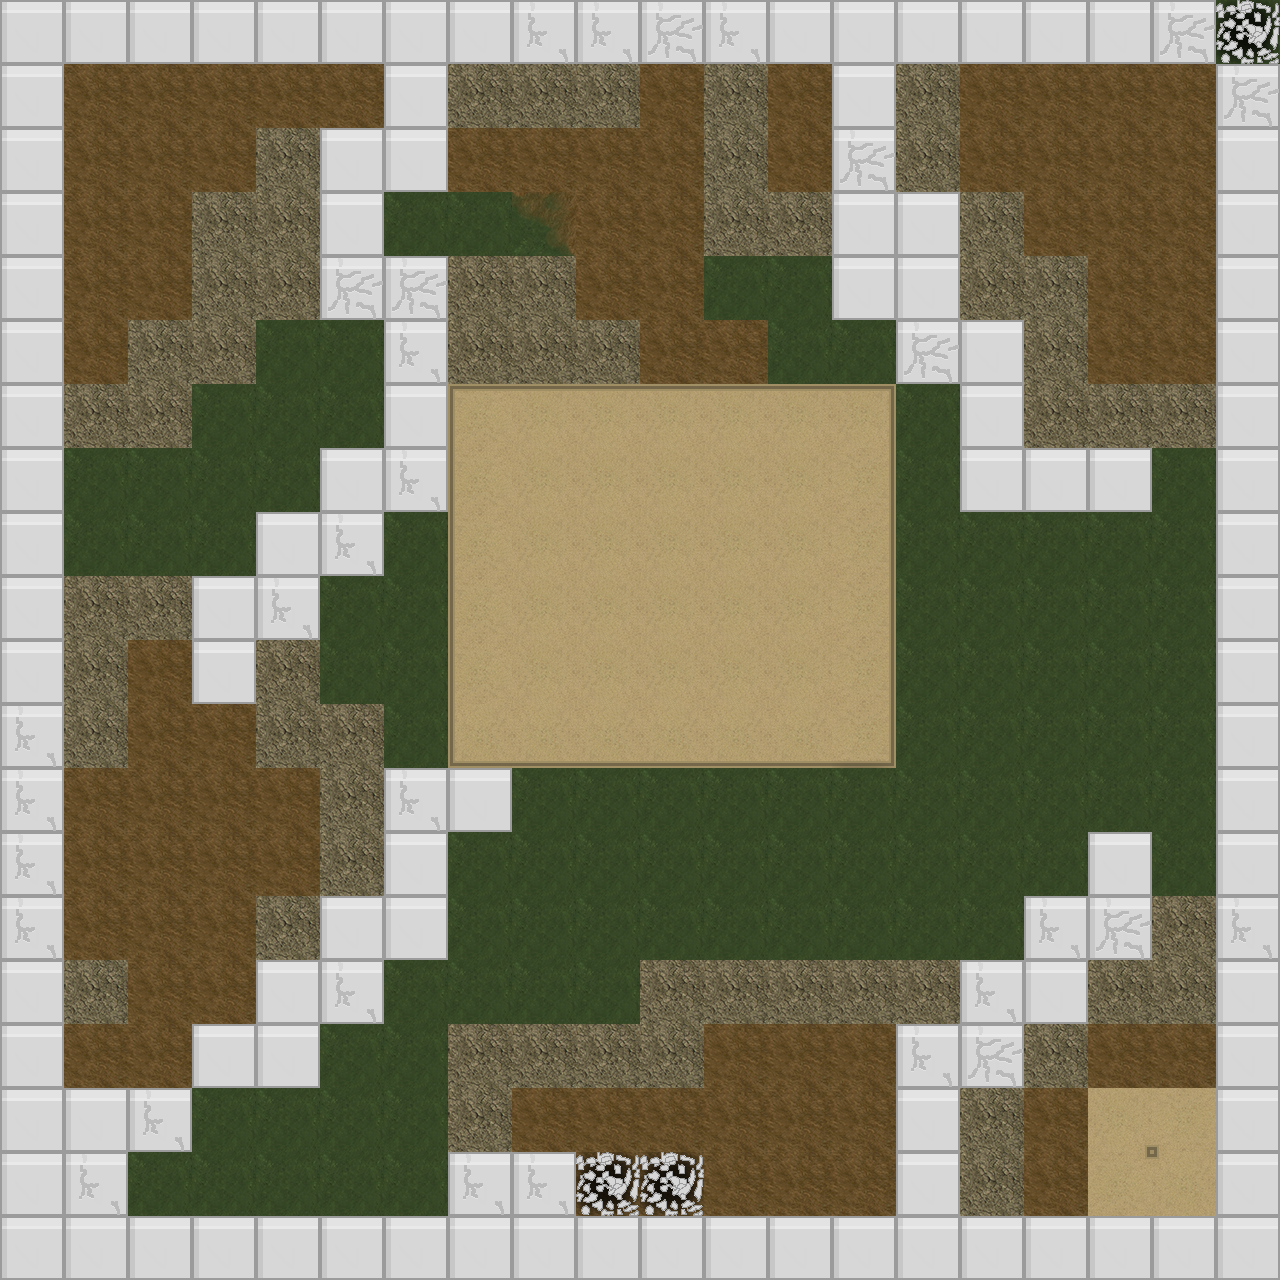

Tiled map render using the project's own tile images. Description and the whole map definition, tile-layer contents included, below:
An orthogonal 20x20 tile map with 64x64 px tiles, 2 tile layers (ground, destructibles).

<map version="1.0" tiledversion="1.1.6" orientation="orthogonal" renderorder="right-down" width="20" height="20" tilewidth="64" tileheight="64" infinite="0" nextobjectid="1">
 <tileset firstgid="1" name="landscape" tilewidth="64" tileheight="64" tilecount="30" columns="6">
  <image source="landscape-tileset.png" width="384" height="320" />
 </tileset>
 <layer name="ground" width="20" height="20">
  <data encoding="csv">
1,1,1,1,1,1,1,1,1,1,1,1,1,1,1,1,1,1,1,1,
6,11,11,11,11,11,1,1,1,1,11,1,1,1,1,11,11,11,11,1,
6,11,11,11,1,1,1,11,11,11,11,1,1,1,1,11,11,11,11,1,
1,11,11,1,1,1,1,1,4,11,11,1,1,1,1,1,11,11,11,1,
1,11,11,1,1,1,1,6,6,11,11,1,1,1,1,1,1,11,11,1,
1,11,1,1,1,1,1,6,6,6,11,11,1,1,1,1,1,11,11,1,
1,1,1,1,1,1,1,15,13,13,13,13,13,16,1,1,1,1,1,1,
1,1,1,1,1,1,1,14,12,12,12,12,12,20,1,1,1,1,1,1,
1,1,1,1,1,1,1,14,12,12,12,12,12,20,1,1,1,1,1,1,
1,1,1,1,1,1,1,14,12,12,12,12,12,20,1,1,1,1,1,1,
1,1,11,6,1,1,1,14,12,12,12,12,12,20,1,1,1,1,1,1,
1,1,11,11,1,1,1,21,19,19,19,19,19,22,1,1,1,1,1,1,
1,11,11,11,11,1,1,1,1,1,1,1,1,1,1,1,1,1,1,1,
1,11,11,11,11,6,1,1,1,1,1,1,1,1,1,1,1,1,1,1,
1,11,11,11,6,1,1,1,1,1,1,1,1,1,1,1,1,1,1,1,
1,6,11,11,1,1,1,1,1,1,1,1,1,1,1,1,1,1,1,1,
1,11,11,1,1,1,1,1,1,1,1,11,11,11,6,6,1,1,1,1,
1,1,1,1,1,1,1,1,11,11,11,11,11,11,1,1,1,1,1,1,
1,1,1,1,1,1,1,1,11,11,11,11,11,11,6,1,1,1,1,1,
1,1,1,1,1,1,1,1,1,1,1,6,6,1,1,1,1,1,1,1
</data>
 </layer>
 <layer name="destructibles" width="20" height="20">
  <data encoding="csv">
25,25,25,25,25,25,25,25,26,26,27,26,25,25,25,25,25,25,27,28,
25,0,0,0,0,0,25,6,6,6,0,6,11,25,6,0,0,0,0,27,
25,0,0,0,6,25,25,0,0,0,0,6,11,27,6,0,0,0,0,25,
25,0,0,6,6,25,0,0,0,0,0,6,6,25,25,6,0,0,0,25,
25,0,0,6,6,27,27,0,0,0,0,0,0,25,25,6,6,0,0,25,
25,0,6,6,0,0,26,0,0,0,0,0,0,0,27,25,6,0,0,25,
25,6,6,0,0,0,25,0,0,0,0,0,0,0,0,25,6,6,6,25,
25,0,0,0,0,25,26,0,0,0,0,0,0,0,0,25,25,25,0,25,
25,0,0,0,25,26,0,0,0,0,0,0,0,0,0,0,0,0,0,25,
25,6,6,25,26,0,0,0,0,0,0,0,0,0,0,0,0,0,0,25,
25,6,0,25,6,0,0,0,0,0,0,0,0,0,0,0,0,0,0,25,
26,6,0,0,6,6,0,0,0,0,0,0,0,0,0,0,0,0,0,25,
26,0,0,0,0,6,26,25,0,0,0,0,0,0,0,0,0,0,0,25,
26,0,0,0,0,0,25,0,0,0,0,0,0,0,0,0,0,25,0,25,
26,0,0,0,0,25,25,0,0,0,0,0,0,0,0,0,26,27,6,26,
25,0,0,0,25,26,0,0,0,0,6,6,6,6,6,26,25,6,6,25,
25,0,0,25,25,0,0,6,6,6,6,0,0,0,26,27,6,11,11,25,
25,25,26,0,0,0,0,6,0,0,0,0,0,0,25,6,11,17,18,25,
25,26,0,0,0,0,0,26,26,28,28,0,0,0,25,6,11,23,24,25,
25,25,25,25,25,25,25,25,25,25,25,25,25,25,25,25,25,25,25,25
</data>
 </layer>
</map>
